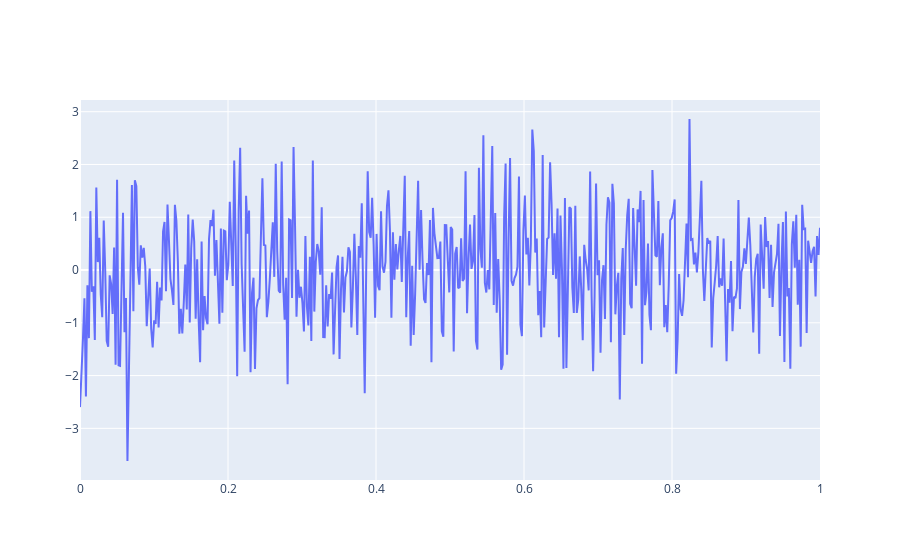

The notebook cell this image was saved under:
### Markdown cell above
<div class="alert alert-info">
Note:
    This notebook should be updated
</div>

### Code cell
import plotly
import plotly.graph_objs as go
import numpy as np

# The old way to use plotly in Jupyter is to use iplot
# either online (if you have an account) or offline
from plotly.offline import iplot
plotly.offline.init_notebook_mode(connected=True)

N = 500
random_x = np.linspace(0, 1, N)
random_y = np.random.randn(N)

# Create a trace
trace = go.Scatter(
    x = random_x,
    y = random_y
)

data = [trace]

iplot(data)

### Figure 1 — Plotly figure (JSON) as saved in the notebook; plotly's stock layout.template omitted (floating-point values rounded to 4 significant figures; data arrays with more than 128 entries replaced by an {"elided": "..."} marker saying what was removed)
{"data": [{"type": "scatter", "x": {"elided": "500 float values"}, "y": {"elided": "500 float values"}}], "layout": {}}
